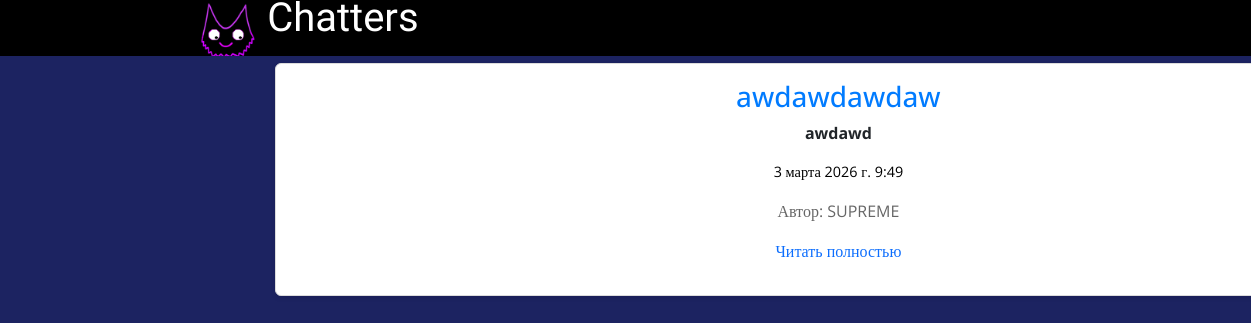
Page /news/ on the committed database.
### news/models.py (models this page shows, shortened)
class Articles(models.Model):
    title = models.CharField('Название', max_length=50)
    anons = models.CharField('Анонс', max_length=250)
    full_text = models.TextField('Статья')
    author = models.ForeignKey(settings.AUTH_USER_MODEL, on_delete=models.CASCADE)
    date = models.DateTimeField('Дата публикации')
    class Meta:
        verbose_name = 'Новость'
        verbose_name_plural = 'Новости'

### users1/models.py (models this page shows, shortened)
class User(AbstractUser):
    image = models.ImageField(upload_to='users_images/', blank = True, null = True, verbose_name='Аватар', default='users_images/default_avatar.png')
    timezone = models.CharField(max_length=50, default='UTC')
    class Meta:
        db_table = 'user'
        verbose_name = 'Пользователи'
        verbose_name_plural = 'Пользователи'

### news/views.py (the view)
# urls.py: path('', views.news_home, name='news_home'),
def news_home(request):
    news = Articles.objects.order_by('-date')
    return render(request, 'news/news_home.html', {'news': news})

### news/templates/news/news_home.html (shortened to what this page needs)
{% extends 'main/layout.html' %}
{% load static %}
{% block content %}
<div class="features">
    <h1>НОВОСТИ</h1>
    <div class="news-container">
        {% if news %}
            {% for i in news %}
                <div class='alert' id='news-{{ i.id }}'>
                    <h3 class='title3'>{{ i.title }}</h3>
                    <p><b>{{ i.anons }}</b></p>
                    <p class='date1'>{{ i.date }}</p>
                    <p class='author'>Автор: {{ i.author.username }}</p>
                    <p><a href='{% url "news_details" i.id %}'>Читать полностью</a></p>
                </div>
            {% endfor %}
        {% else %}
            <p style="background-color: aliceblue;">Нет новостей для отображения.</p>
        {% endif %}
    </div>
</div>
{% endblock %}

### main/static/main/css/main.css (style rules this page uses)
body { background-color: #1b1b1b; height: 100vh; margin: 0; font-family: "Open Sans", serif; font-size: clamp(0.9rem, 2vw, 1rem); display: flex; flex-direction: column; }
a { text-decoration: none; }
.features { width: 100%; margin: 0; padding: 0; text-align: center; flex: 1; }
.news-container { height: 100%; position: relative; overflow-y: auto; margin-top: 0; width: 100%; box-sizing: border-box; background-color: #1c2361; }
.alert { background-color: #ffffff; border: 0.0625rem solid #dcdcdc; margin: 0.6rem 0; padding: 1rem; box-shadow: 0 0.125rem 0.3125rem rgba(0, 0, 0, 0.1); transition: transform 0.2s; max-width: 60vw; left: 18vw; bottom: 0.5vw; }
.title3 { color: #007bff; }
.date1, .author { color: #666666; }
h1 { font-family: "Open Sans", serif; font-optical-sizing: auto; font-style: normal; font-weight: bold; }
.date1 { color: black; font-size: 0.9em; }
:root { --avatar-size: clamp(2rem, 5vw, 3rem); --message-padding: clamp(0.5rem, 1.5vw, 1rem); --message-gap: clamp(0.5rem, 1vw, 0.8rem); --font-size-sm: clamp(0.7rem, 2vw, 0.8rem); --font-size-md: clamp(0.8rem, 2.5vw, 1rem); }
@media (min-width: 769px) and (max-width: 1280px) { .news-container { width: calc(100% + 581px); right: 300px; } }
@media (max-width: 1440px) { .features { width: 80%; } }
@media (max-width: 1440px) { .news-container { position: relative; bottom:2vw; } }
@media (max-width: 1440px) { .alert { max-width:90vw; margin-left:28vw; margin-top:1vw; } }
html { font-size: 1rem; }

### rows in the picture
Articles: title "awdawdawdaw", anons "awdawd", date "3 марта 2026 г. 9:49", author.username "SUPREME"
